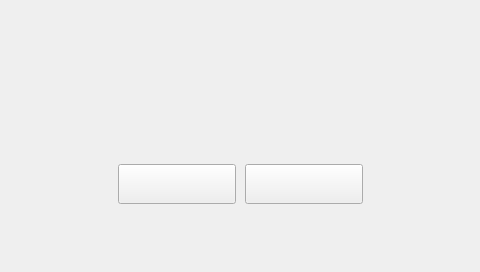
<?xml version="1.0" encoding="UTF-8"?>
<ui version="4.0">
 <class>Continuemission_dialog</class>
 <widget class="QWidget" name="Continuemission_dialog">
  <property name="geometry">
   <rect>
    <x>0</x>
    <y>0</y>
    <width>480</width>
    <height>272</height>
   </rect>
  </property>
  <property name="windowTitle">
   <string>Form</string>
  </property>
  <widget class="QPushButton" name="cancel_button">
   <property name="geometry">
    <rect>
     <x>118</x>
     <y>164</y>
     <width>118</width>
     <height>40</height>
    </rect>
   </property>
   <property name="text">
    <string/>
   </property>
  </widget>
  <widget class="QLabel" name="label">
   <property name="geometry">
    <rect>
     <x>98</x>
     <y>64</y>
     <width>284</width>
     <height>159</height>
    </rect>
   </property>
   <property name="styleSheet">
    <string notr="true">background-image: url(:/new/picture/setting_interface/cleardisk.png);</string>
   </property>
   <property name="text">
    <string/>
   </property>
  </widget>
  <widget class="QPushButton" name="confirm_button">
   <property name="geometry">
    <rect>
     <x>245</x>
     <y>164</y>
     <width>118</width>
     <height>40</height>
    </rect>
   </property>
   <property name="styleSheet">
    <string notr="true"/>
   </property>
   <property name="text">
    <string/>
   </property>
  </widget>
  <widget class="QLabel" name="cleardisk_label">
   <property name="geometry">
    <rect>
     <x>128</x>
     <y>80</y>
     <width>228</width>
     <height>78</height>
    </rect>
   </property>
   <property name="text">
    <string/>
   </property>
  </widget>
  <zorder>label</zorder>
  <zorder>confirm_button</zorder>
  <zorder>cleardisk_label</zorder>
  <zorder>cancel_button</zorder>
 </widget>
 <resources/>
 <connections/>
</ui>
